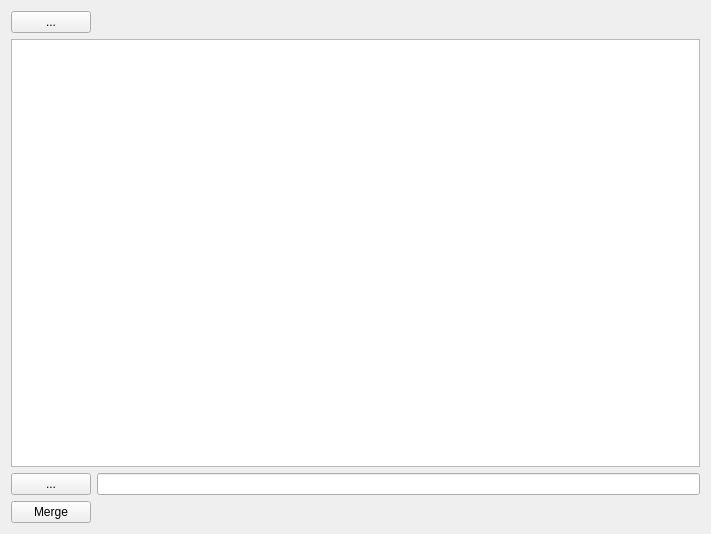
<?xml version="1.0" encoding="UTF-8"?>
<ui version="4.0">
 <class>cls_MainWindow</class>
 <widget class="QMainWindow" name="cls_MainWindow">
  <property name="geometry">
   <rect>
    <x>0</x>
    <y>0</y>
    <width>711</width>
    <height>534</height>
   </rect>
  </property>
  <property name="windowTitle">
   <string>cls_MainWindow</string>
  </property>
  <widget class="QWidget" name="centralWidget">
   <layout class="QVBoxLayout" name="verticalLayout">
    <item>
     <layout class="QHBoxLayout" name="horizontalLayout_2">
      <item>
       <widget class="QPushButton" name="pushButton">
        <property name="text">
         <string>...</string>
        </property>
       </widget>
      </item>
      <item>
       <spacer name="horizontalSpacer">
        <property name="orientation">
         <enum>Qt::Horizontal</enum>
        </property>
        <property name="sizeHint" stdset="0">
         <size>
          <width>40</width>
          <height>20</height>
         </size>
        </property>
       </spacer>
      </item>
     </layout>
    </item>
    <item>
     <widget class="QListWidget" name="listWidget"/>
    </item>
    <item>
     <layout class="QHBoxLayout" name="horizontalLayout">
      <item>
       <widget class="QPushButton" name="pushButton_3">
        <property name="text">
         <string>...</string>
        </property>
       </widget>
      </item>
      <item>
       <widget class="QLineEdit" name="lineEdit"/>
      </item>
     </layout>
    </item>
    <item>
     <layout class="QHBoxLayout" name="horizontalLayout_3">
      <item>
       <widget class="QPushButton" name="pushButton_2">
        <property name="text">
         <string>Merge</string>
        </property>
       </widget>
      </item>
      <item>
       <spacer name="horizontalSpacer_2">
        <property name="orientation">
         <enum>Qt::Horizontal</enum>
        </property>
        <property name="sizeHint" stdset="0">
         <size>
          <width>40</width>
          <height>20</height>
         </size>
        </property>
       </spacer>
      </item>
     </layout>
    </item>
   </layout>
  </widget>
 </widget>
 <layoutdefault spacing="6" margin="11"/>
 <resources/>
 <connections>
  <connection>
   <sender>pushButton</sender>
   <signal>clicked()</signal>
   <receiver>cls_MainWindow</receiver>
   <slot>SelectInputFiles()</slot>
   <hints>
    <hint type="sourcelabel">
     <x>69</x>
     <y>25</y>
    </hint>
    <hint type="destinationlabel">
     <x>113</x>
     <y>30</y>
    </hint>
   </hints>
  </connection>
  <connection>
   <sender>pushButton_3</sender>
   <signal>clicked()</signal>
   <receiver>cls_MainWindow</receiver>
   <slot>SelectOutputFile()</slot>
   <hints>
    <hint type="sourcelabel">
     <x>52</x>
     <y>472</y>
    </hint>
    <hint type="destinationlabel">
     <x>169</x>
     <y>503</y>
    </hint>
   </hints>
  </connection>
  <connection>
   <sender>pushButton_2</sender>
   <signal>clicked()</signal>
   <receiver>cls_MainWindow</receiver>
   <slot>Merge()</slot>
   <hints>
    <hint type="sourcelabel">
     <x>70</x>
     <y>517</y>
    </hint>
    <hint type="destinationlabel">
     <x>121</x>
     <y>524</y>
    </hint>
   </hints>
  </connection>
 </connections>
 <slots>
  <slot>SelectInputFiles()</slot>
  <slot>SelectOutputFile()</slot>
  <slot>Merge()</slot>
 </slots>
</ui>
